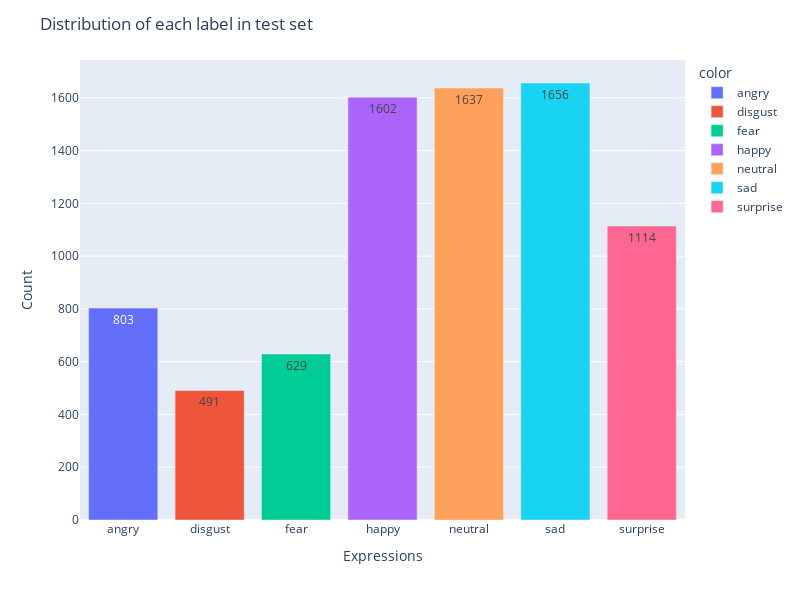

Notebook code for this chart:
### Code cell
labels = ["angry", "disgust", "fear", "happy", "neutral", "sad", "surprise"]
fig = px.bar(x=labels, y=class_count_in_test_set, color=labels)

fig.update_layout(
    title="Distribution of each label in test set",
    xaxis_title="Expressions",
    yaxis_title="Count",
    height=600,
    width=800,
)

fig.update_traces(texttemplate="%{y}", textposition="inside")

fig.show()

### Figure 1 — Plotly figure (JSON) as saved in the notebook; plotly's stock layout.template omitted (floating-point values rounded to 4 significant figures)
{"data": [{"alignmentgroup": "True", "hovertemplate": "color=angry<br>x=%{x}<br>y=%{y}<extra></extra>", "legendgroup": "angry", "marker": {"color": "#636efa", "pattern": {"shape": ""}}, "name": "angry", "offsetgroup": "angry", "orientation": "v", "showlegend": true, "textposition": "inside", "texttemplate": "%{y}", "type": "bar", "x": ["angry"], "xaxis": "x", "y": [803], "yaxis": "y"}, {"alignmentgroup": "True", "hovertemplate": "color=disgust<br>x=%{x}<br>y=%{y}<extra></extra>", "legendgroup": "disgust", "marker": {"color": "#EF553B", "pattern": {"shape": ""}}, "name": "disgust", "offsetgroup": "disgust", "orientation": "v", "showlegend": true, "textposition": "inside", "texttemplate": "%{y}", "type": "bar", "x": ["disgust"], "xaxis": "x", "y": [491], "yaxis": "y"}, {"alignmentgroup": "True", "hovertemplate": "color=fear<br>x=%{x}<br>y=%{y}<extra></extra>", "legendgroup": "fear", "marker": {"color": "#00cc96", "pattern": {"shape": ""}}, "name": "fear", "offsetgroup": "fear", "orientation": "v", "showlegend": true, "textposition": "inside", "texttemplate": "%{y}", "type": "bar", "x": ["fear"], "xaxis": "x", "y": [629], "yaxis": "y"}, {"alignmentgroup": "True", "hovertemplate": "color=happy<br>x=%{x}<br>y=%{y}<extra></extra>", "legendgroup": "happy", "marker": {"color": "#ab63fa", "pattern": {"shape": ""}}, "name": "happy", "offsetgroup": "happy", "orientation": "v", "showlegend": true, "textposition": "inside", "texttemplate": "%{y}", "type": "bar", "x": ["happy"], "xaxis": "x", "y": [1602], "yaxis": "y"}, {"alignmentgroup": "True", "hovertemplate": "color=neutral<br>x=%{x}<br>y=%{y}<extra></extra>", "legendgroup": "neutral", "marker": {"color": "#FFA15A", "pattern": {"shape": ""}}, "name": "neutral", "offsetgroup": "neutral", "orientation": "v", "showlegend": true, "textposition": "inside", "texttemplate": "%{y}", "type": "bar", "x": ["neutral"], "xaxis": "x", "y": [1637], "yaxis": "y"}, {"alignmentgroup": "True", "hovertemplate": "color=sad<br>x=%{x}<br>y=%{y}<extra></extra>", "legendgroup": "sad", "marker": {"color": "#19d3f3", "pattern": {"shape": ""}}, "name": "sad", "offsetgroup": "sad", "orientation": "v", "showlegend": true, "textposition": "inside", "texttemplate": "%{y}", "type": "bar", "x": ["sad"], "xaxis": "x", "y": [1656], "yaxis": "y"}, {"alignmentgroup": "True", "hovertemplate": "color=surprise<br>x=%{x}<br>y=%{y}<extra></extra>", "legendgroup": "surprise", "marker": {"color": "#FF6692", "pattern": {"shape": ""}}, "name": "surprise", "offsetgroup": "surprise", "orientation": "v", "showlegend": true, "textposition": "inside", "texttemplate": "%{y}", "type": "bar", "x": ["surprise"], "xaxis": "x", "y": [1114], "yaxis": "y"}], "layout": {"barmode": "relative", "height": 600, "legend": {"title": {"text": "color"}, "tracegroupgap": 0}, "margin": {"t": 60}, "title": {"text": "Distribution of each label in test set"}, "width": 800, "xaxis": {"anchor": "y", "domain": [0, 1], "title": {"text": "Expressions"}}, "yaxis": {"anchor": "x", "domain": [0, 1], "title": {"text": "Count"}}}}
